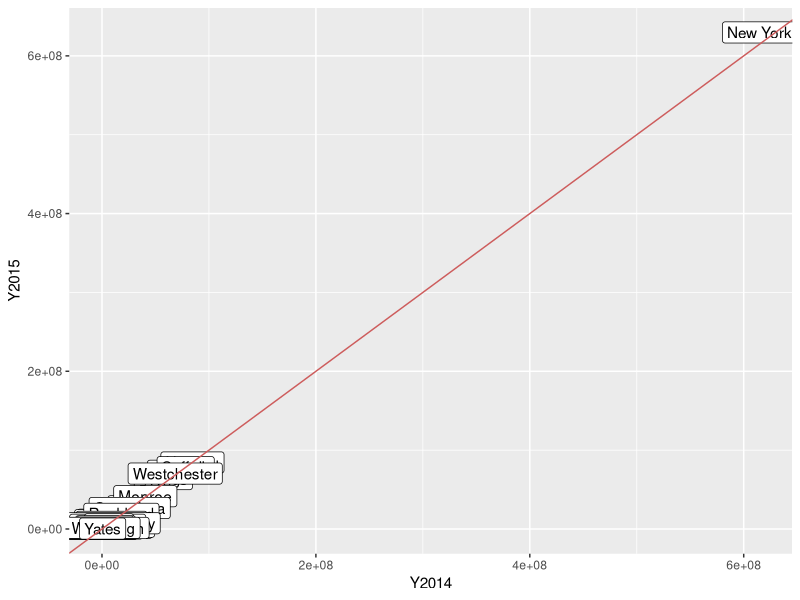
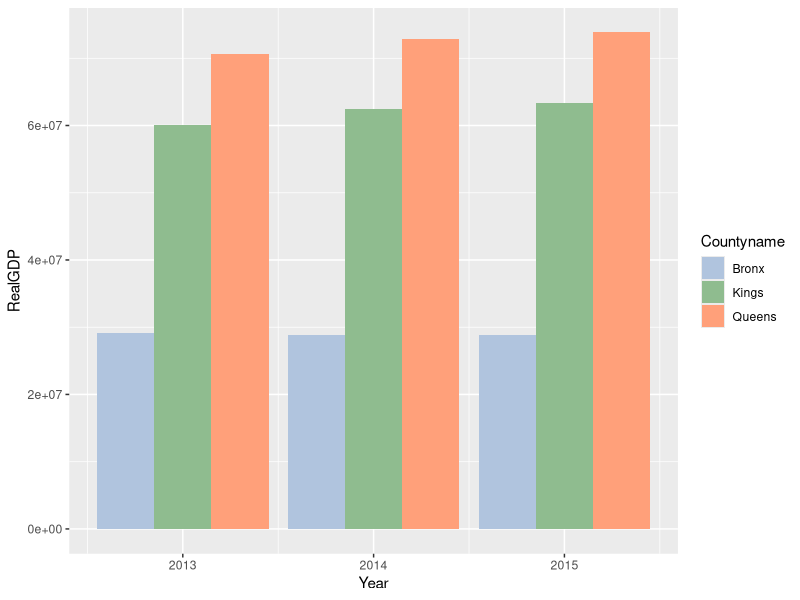
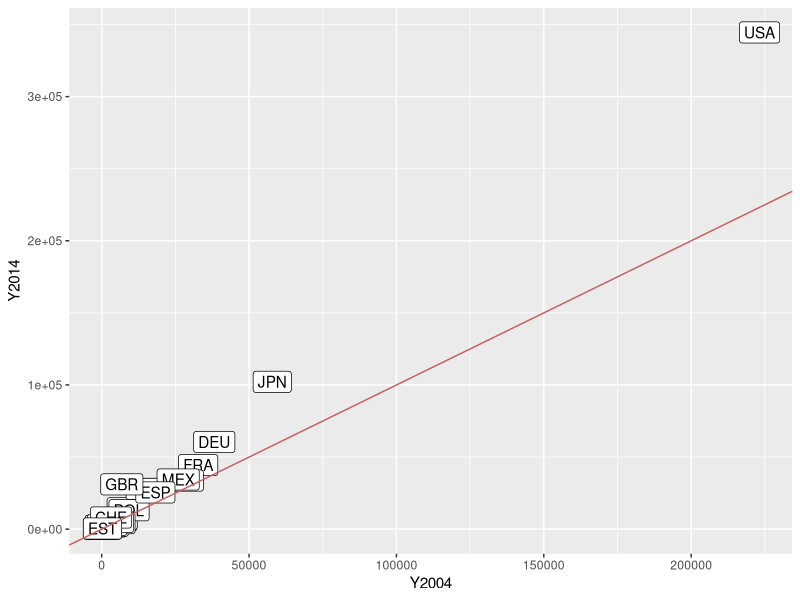
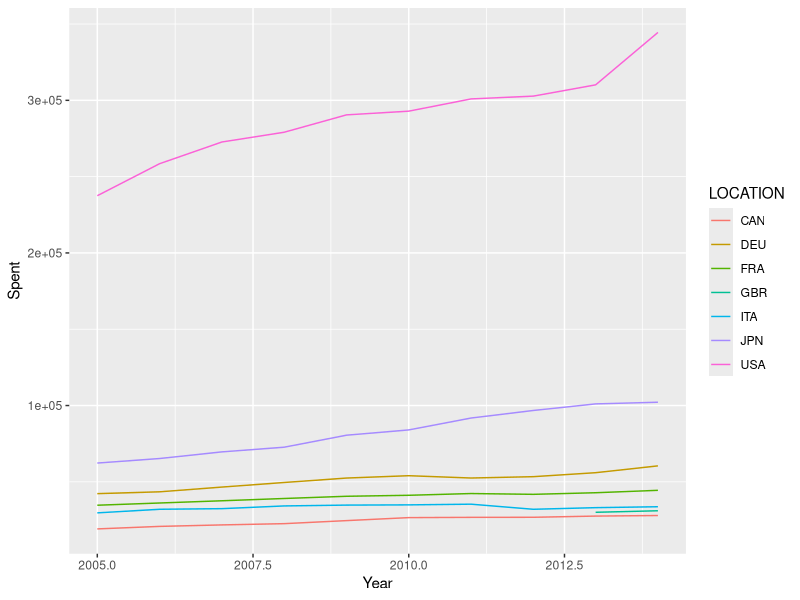
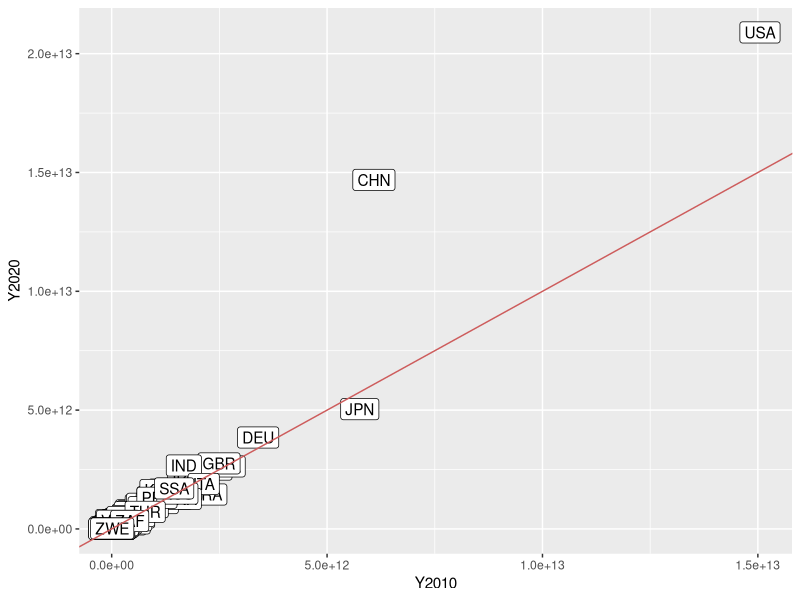
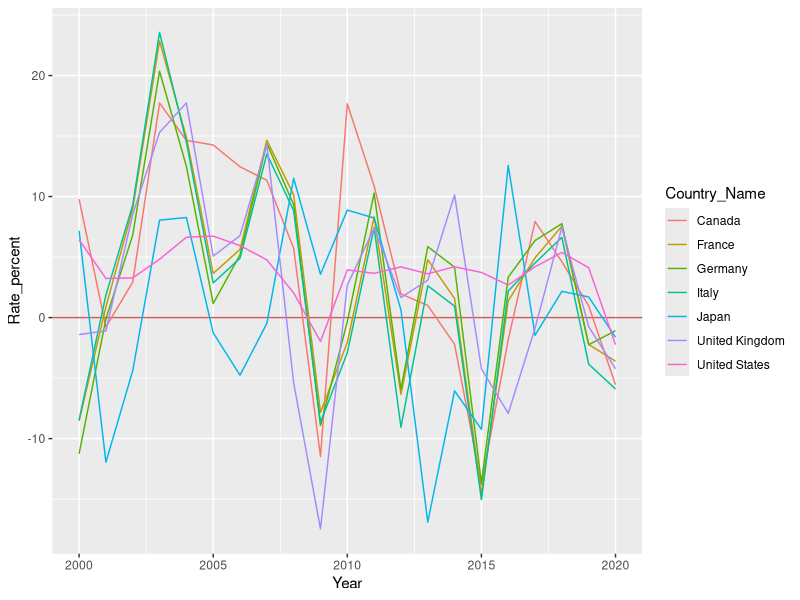
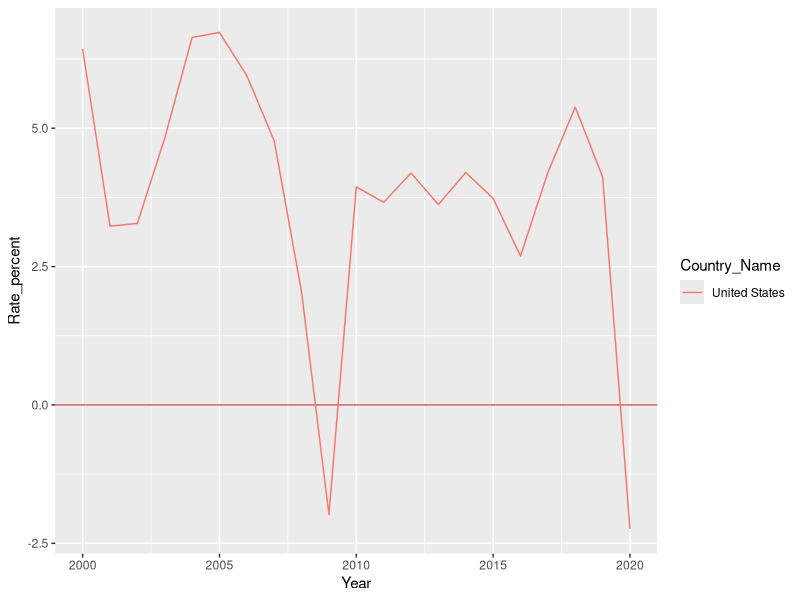

Reproduce these figures in R, in order.
## ---- chunk 1
knitr::opts_chunk$set(echo = TRUE)
install.packages('scales', repos = "http://cran.us.r-project.org")
library(tidyr)
library(dplyr)
library(data.table)
library(stringr)
library(scales)
library(ggplot2)
## ---- chunk 2
real_gdp_by_county <- read.csv('./gdp_by_county.csv', header = FALSE, sep = ',')
head(real_gdp_by_county)
## ---- chunk 3
header <- real_gdp_by_county[1, ] %>%
            select(c(1:5))
header <- unlist(c(header, real_gdp_by_county[3, ] %>%
                            select(c(6:9))))
colnames(real_gdp_by_county) = header
head(real_gdp_by_county)
## ---- chunk 4
real_gdp_by_county <- real_gdp_by_county %>%
                        slice(4:(n() - 4))
head(real_gdp_by_county)
tail(real_gdp_by_county)
## ---- chunk 5
df_county <- unique(real_gdp_by_county %>%
                      select(c(1:3))) #FIPS, CountyName, Postal
head(df_county)

df_industry_name <- unique(real_gdp_by_county %>%
                      select(c(4:5))) #LineCode, IndustryName
head(df_industry_name)

df_real_gdf_wider <- real_gdp_by_county %>%
                        select(c(1, 4, 6:9)) #FIPS, LineCode, '2012', '2013', '2014', '2015'
head(df_real_gdf_wider)
## ---- chunk 6
df_real_gdf_longer <- df_real_gdf_wider %>%
                        pivot_longer(
                          cols = colnames(df_real_gdf_wider)[-c(1,2)],
                          names_to = 'Year',
                          values_to = 'RealGDP'
                        ) %>%
                        mutate(
                          RealGDP = ifelse(RealGDP == '(D)', 0, as.double(RealGDP))
                        )
head(df_real_gdf_longer)
tail(df_real_gdf_longer)
## ---- chunk 7
df_real_gdf_longer$Year = as.numeric(df_real_gdf_longer$Year)
df_real_gdf_longer$RealGDP = as.numeric(df_real_gdf_longer$RealGDP)
## ---- chunk 8
df_real_gdf_longer <- merge(x = df_real_gdf_longer, y = df_county, by = 'FIPS')  %>%
  group_by(FIPS, LineCode) %>%
    mutate(
      Prev_GDP = ifelse(is.na(lag(RealGDP)), 0, lag(RealGDP)),
      Diff_growth = ifelse(is.na(lag(RealGDP)), 0, RealGDP - lag(RealGDP)),
      Rate_growth = ifelse(is.na(lag(RealGDP)), 0, round((RealGDP / lag(RealGDP) - 1) * 100, digits = 2))
      )
df_real_gdf_longer    
## ---- chunk 9
df_real_gdf_longer %>%
  filter(LineCode == '1', Postal == 'NY', Year == 2015) %>%
  ggplot(aes(x = Prev_GDP, y = RealGDP, label = Countyname), color = 'SteelBlue') + 
  geom_point() +
  geom_label(
    nudge_x = 0.25, nudge_y = 0.25, 
    check_overlap = T
  ) +
  geom_abline(intercept = 0, slope = 1, size = 0.5, color = 'IndianRed') + 
  labs(
    x = 'Y2014',
    y = 'Y2015'
  )
## ---- chunk 10
counties <- c('Bronx', 'Queens', 'Kings')
df_real_gdf_longer %>%
  filter(LineCode == '1', Year != 2012, Postal == 'NY', Countyname %in% counties) %>%
  ggplot(aes(x = Year, y = RealGDP, fill = Countyname)) + 
    geom_bar(stat = 'identity', position = 'dodge') +
    scale_color_manual(values = c('SteelBlue', 'OliveDrab', 'Coral')) +
    scale_fill_manual(values = c('LightSteelBlue', 'DarkSeaGreen', 'LightSalmon'))
## ---- chunk 11
drug_spend_wider <- read.csv('./drug_spending.csv', header = TRUE, sep = ',')
head(drug_spend_wider)
## ---- chunk 12
drug_spend_longer <- drug_spend_wider %>%
                        select(-c(6)) %>%
                        pivot_longer(
                          cols = colnames(drug_spend_wider)[-c(1,2, 6)],
                          names_to = 'Measure',
                          values_to = 'Value'
                        )
head(drug_spend_longer)
tail(drug_spend_longer)
## ---- chunk 13
drug_spend_longer <- drug_spend_longer %>%
  group_by(LOCATION) %>%
  filter(Measure =='TOTAL_SPEND')  %>%
    mutate(
      Prev_spend = ifelse(is.na(lag(Value, n = 10)), 0, lag(Value, n = 10)),
      Diff_spend = Value - lag(Value),
      Rate_percent = round((Value / lag(Value) - 1) * 100, digits = 2)
      )
drug_spend_longer  
## ---- chunk 14
drug_spend_longer %>%
  filter(TIME == 2014) %>%
  ggplot(aes(x = Prev_spend, y = Value, label = LOCATION), color = 'SteelBlue') + 
  geom_point() +
  geom_label(
    nudge_x = 0.25, nudge_y = 0.25, 
    check_overlap = T
  ) +
  geom_abline(intercept = 0, slope = 1, size = 0.5, color = 'IndianRed') + 
  labs(
    x = 'Y2004',
    y = 'Y2014'
  )
## ---- chunk 15
#DEU: Germany, GBR: the United Kingdom
G7 <- c('CAN', 'FRA', 'DEU', 'ITA', 'JPN', 'GBR', 'USA')
drug_spend_longer %>%
  filter(LOCATION %in% G7, TIME > 2004, TIME < 2015) %>%
  ggplot(aes(x = TIME, y = Value, color = LOCATION)) + 
    geom_line() +
    labs(
      x = 'Year',
      y = 'Spent'
    )

## ---- chunk 16
global_gdp <- read.csv('./global_gdp_1960_2021.csv', header = TRUE, sep = ',')
head(global_gdp)
## ---- chunk 17
global_gdp <- global_gdp %>%
                select(-c(3:4))
head(global_gdp)
## ---- chunk 18
colnames(global_gdp) <- colnames(global_gdp) %>%
                          str_replace_all('\\.', '_') %>%
                          str_replace_all('X(?=\\d)', '')
head(global_gdp)
tail(global_gdp)
## ---- chunk 19
global_gdp_longer <- global_gdp %>%
                        pivot_longer(
                          cols = colnames(global_gdp)[-c(1,2)],
                          names_to = 'Year',
                          values_to = 'GDP',
                          values_drop_na = TRUE
                        )
head(global_gdp_longer)
tail(global_gdp_longer)
## ---- chunk 20
global_gdp_longer$Year = as.numeric(global_gdp_longer$Year)
## ---- chunk 21
global_gdp_longer <- global_gdp_longer %>%
  group_by(Country_Code) %>%
    mutate(
      Prev_10_GDP = ifelse(is.na(lag(GDP, n = 10)), 0, lag(GDP, n = 10)),
#      Prev_GDP = ifelse(is.na(lag(GDP)), 0, lag(GDP)),
#      Diff_GDP = GDP - lag(GDP),
#      Rate_percent = round((GDP / lag(GDP) - 1) * 100, digits = 2)
      Diff_growth = ifelse(is.na(lag(GDP)), 0, GDP - lag(GDP)),
      Rate_percent = ifelse(is.na(lag(GDP)), 0, round((GDP / lag(GDP) - 1) * 100, digits = 2))
    )
global_gdp_longer  
## ---- chunk 22
exclude <- c('WLD', 'OED', 'PST', 'EAP', 'EAR', 'EAS', 'ECA', 'ECS', 'FCS', 'HPC', 
             'UMC', 'EUU', 'EMU', 'LMC', 'TLA', 'TEA', 'HIC', 'NAC', 'IBT', 'MIC',
             'LTE', 'LMY', 'LCN', 'LDC', 'TEC', 'TSA', 'TMN', 'TSS', 'IBD', 'LAC',
             'SAS', 'MEA', 'SSF')
global_gdp_longer %>%
  filter(Year == 2020, !(Country_Code %in% exclude)) %>%
  ggplot(aes(x = Prev_10_GDP, y = GDP, label = Country_Code), color = 'SteelBlue') + 
  geom_point() +
  geom_label(
    nudge_x = 0.25, nudge_y = 0.25, 
    check_overlap = T
  ) +
  geom_abline(intercept = 0, slope = 1, size = 0.5, color = 'IndianRed') + 
  labs(
    x = 'Y2010',
    y = 'Y2020'
  )
## ---- chunk 23
#DEU: Germany, GBR: the United Kingdom
G7 <- c('CAN', 'FRA', 'DEU', 'ITA', 'JPN', 'GBR', 'USA')
global_gdp_longer %>%
  filter(Country_Code %in% G7, Year > 1999, Year < 2021) %>%
  ggplot(aes(x = Year, y = Rate_percent, color = Country_Name)) +
    geom_abline(intercept = 0, slope = 0, size = 0.5, color = 'IndianRed')+
      geom_line() +
      labs(
        x = 'Year',
        y = 'Rate_percent'
      )
## ---- chunk 24
#DEU: Germany, GBR: the United Kingdom
G7 <- c('USA')
global_gdp_longer %>%
  filter(Country_Code %in% G7, Year > 1999, Year < 2021) %>%
  ggplot(aes(x = Year, y = Rate_percent, color = Country_Name)) +
    geom_abline(intercept = 0, slope = 0, size = 0.5, color = 'IndianRed')+
      geom_line() +
      labs(
        x = 'Year',
        y = 'Rate_percent'
      )
